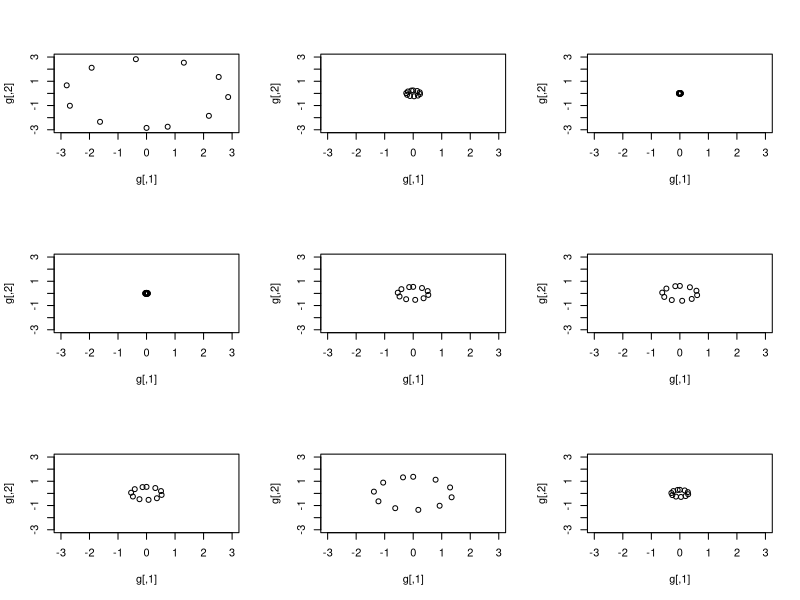
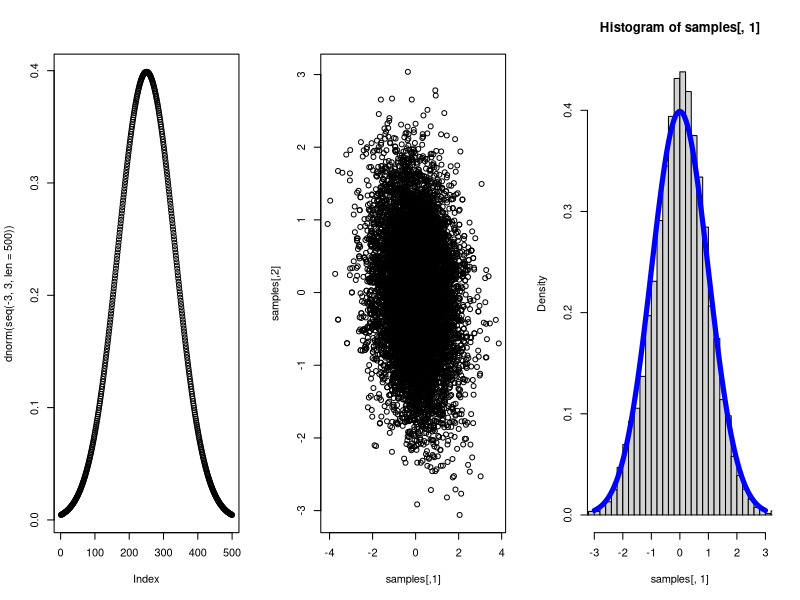
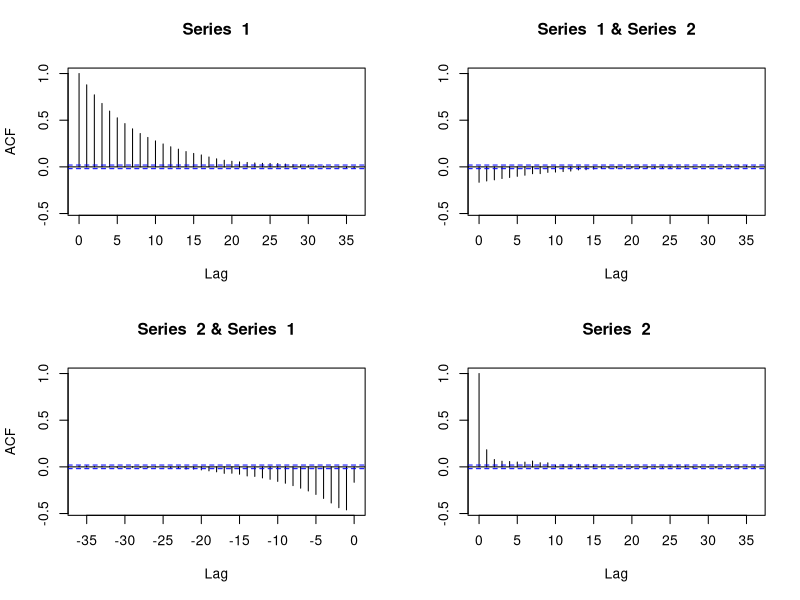
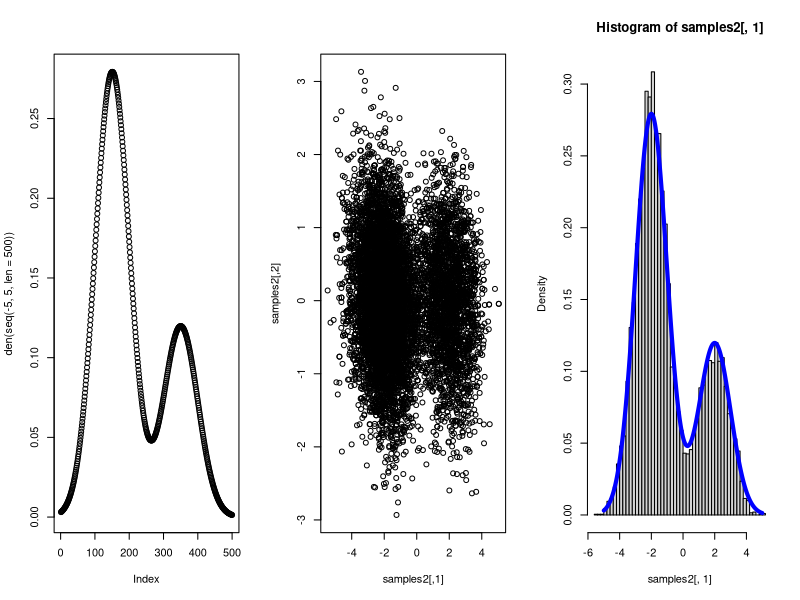
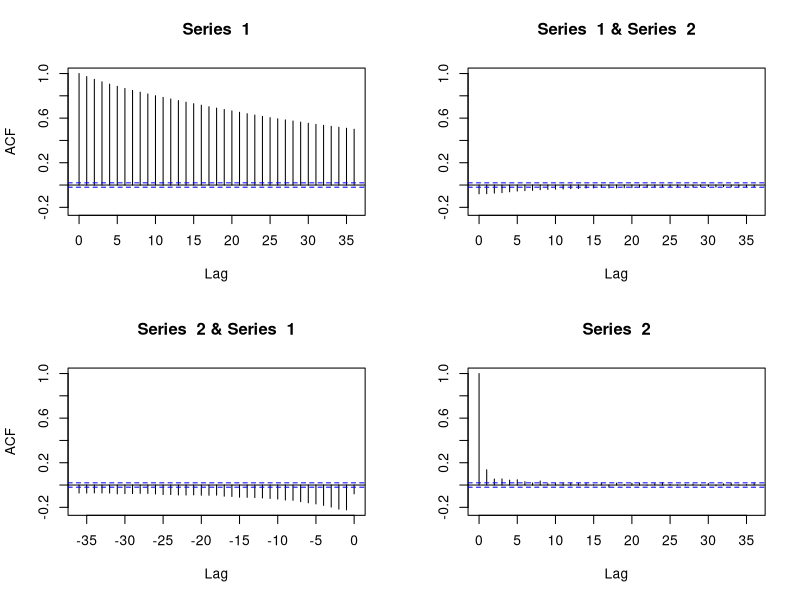
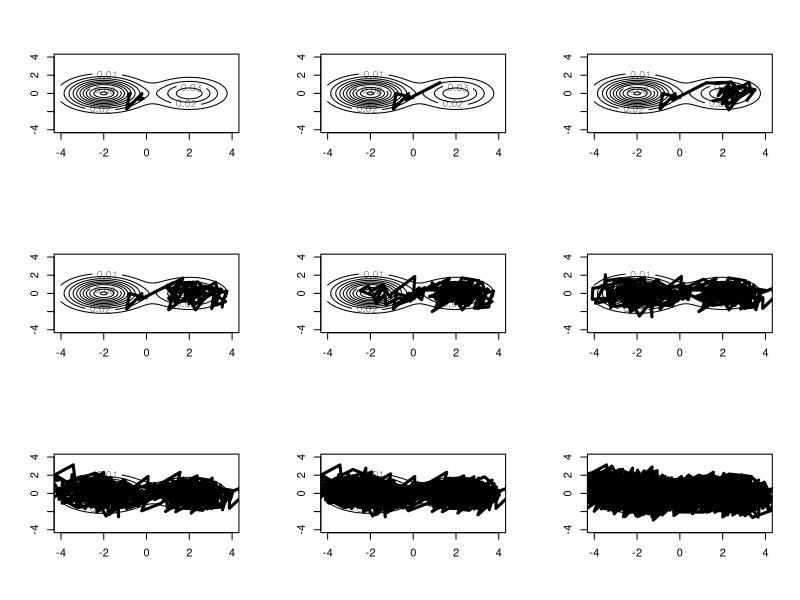

Here is the R script that generated these plots, in order:
## Hamiltonian MCMC


# differentiation function 
deriv <- function(x, func){
  h <- 10^(-7)
  dx <- h
  df <- func(x+h) - func(x)
  deriv <- df/dx
  return(deriv)
}


deriv(0.5, function(x) log(x))
deriv(2, function(x) 1/x^2)



## Hamiltonian MCMC 

#0. leapfrog function ------------------------------------------------
LF <- function(x, p, dKdp, dVdx, step_size, step_iter){
  for(i in 1:step_iter){
    p <- p + step_size/2 * dVdx(x) #half step for momentum
    x <- x - step_size * dKdp(p) #whole step for x
    p <- p + step_size/2 * dVdx(x) # another half step for momentum
  } 
  obj <- c(x,-p) # momentum flip
  return(obj)
}

#testing leapfrog 

# setting 
V <- function(x) -log(dnorm(x))
dVdx <- function(x) deriv(x, V)
dKdp <- function(p) p

# leapfrog process for 9 different momentum values
par(mfrow=c(3,3))
for(k in 1:9){
  g <- matrix(c(0,rnorm(1)),1,2)
  for(i in 1:10){
    g <- rbind(g, LF(g[i,1], -g[i,2], dKdp, dVdx, 0.3, 2) ) 
  }
  plot(g, xlim=c(-3,3), ylim=c(-3,3))
}

par(mfrow=c(1,1))



#1.  Hamiltonian MCMC sampling function-------------------------------

HamMC <- function(n_iter, initial_x, likelihood, step_size, step_iter){
  
  # set of sampled x, momentum p 
  samples <- c()
  
  #initial momentum
  initial_p <- rnorm(1)
  
  # Hamiltonian function H = V+K
  V <- function(x) -log(likelihood(x))
  K <- function(p) -log(dnorm(p))
  
  #Derivatives functions
  dVdx <- function(x) deriv(x, V)
  dKdp <- function(p) p
  
  #leapfrog integration
  x <- initial_x
  p <- initial_p
  
  for(i in 1:n_iter){
    result <- LF(x,rnorm(1), dKdp, dVdx, step_size, step_iter)
    x_new <- result[1]
    p_new <- result[2]
    
    old_l <- likelihood(x)*dnorm(p)
    new_l <- likelihood(x_new)*dnorm(p_new)
    alpha <- min(1, new_l/old_l)
    if(alpha > runif(1)){
      new <- c(x_new, p_new)
      samples <- rbind(samples, new)
    }else{
      new <- c(x,p)
      samples <- rbind(samples, new)
    }
    x <- x_new
    p <- p_new 
  }
  return(samples)
}


#2. Sampling from N(0,1) ------------------------------------------------------

par(mfrow=c(1,3))
# test HamMC function (N(0,1))
plot(dnorm(seq(-3,3,len=500)))
samples <- HamMC(10000, 0, dnorm, 0.05, 10)
plot(samples)
hist(samples[,1],nclass = 30, probability=T, xlim=c(-3,3))
lines(x=seq(-3,3,len=100), y=dnorm(seq(-3,3,len=100)), col='blue', lwd=5)
acf(samples)


#3. Sampling from Bimodal Normal Mixture --------------------------------------
# test HamMC function (Normal Mixture Bimodal)
den <- function(x) 0.3*dnorm(x,mean=2,sd=1) + 0.7*dnorm(x, mean=-2, sd=1)
plot(den(seq(-5,5,len=500)))

samples2 <- HamMC(10000, 0, den, 0.05, 10)
plot(samples2)
hist(samples2[,1],probability = T, nclass = 40)
lines(x=seq(-5,5,len=500), y=den(seq(-5,5,len=500)), col='blue', lwd=4)
acf(samples2)


#4. Plotting level plot(contour plot) -------------------------------------------------

x <- seq(-4,4,len=500)
y <- x
z <- matrix(0,500,500)
for(i in 1:500){
  for(j in 1:500){
    z[i,j] <- (0.3*dnorm(x[i],mean=2,sd=1) + 0.7*dnorm(x[i], mean=-2, sd=1))*dnorm(y[j])
  }
}

par(mfrow=c(3,3))
contour(x,y,z)
points(samples2[1:5,],type='l', lwd=3)
contour(x,y,z)
points(samples2[1:10,],type='l', lwd=3)
contour(x,y,z)
points(samples2[1:50,],type='l', lwd=3)
contour(x,y,z)
points(samples2[1:100,],type='l', lwd=3)
contour(x,y,z)
points(samples2[1:200,],type='l', lwd=3)
contour(x,y,z)
points(samples2[1:500,],type='l', lwd=3)
contour(x,y,z)
points(samples2[1:1000,],type='l', lwd=3)
contour(x,y,z)
points(samples2[1:2000,],type='l', lwd=3)
contour(x,y,z)
points(samples2,type='l', lwd=3)










